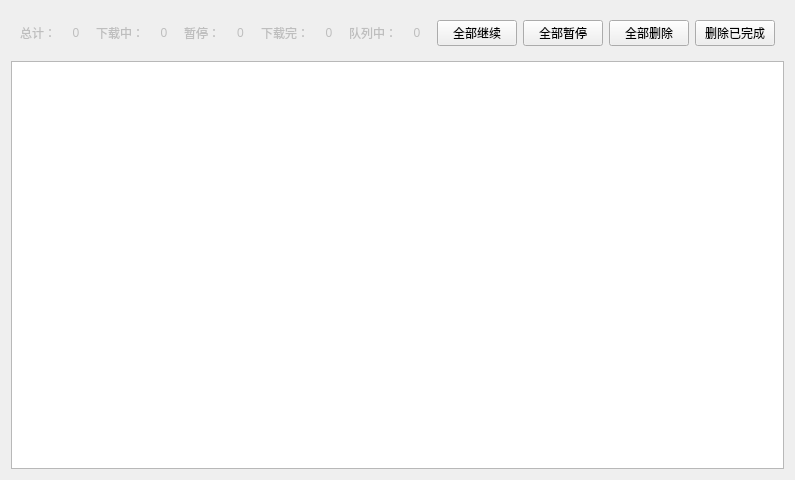
<?xml version="1.0" encoding="UTF-8"?>
<ui version="4.0">
 <class>DownInfo</class>
 <widget class="QWidget" name="DownInfo">
  <property name="geometry">
   <rect>
    <x>0</x>
    <y>0</y>
    <width>795</width>
    <height>480</height>
   </rect>
  </property>
  <property name="windowTitle">
   <string>Form</string>
  </property>
  <layout class="QVBoxLayout" name="verticalLayout">
   <item>
    <widget class="QWidget" name="widget_2" native="true">
     <layout class="QHBoxLayout" name="horizontalLayout_3">
      <item>
       <widget class="QLabel" name="label">
        <property name="enabled">
         <bool>false</bool>
        </property>
        <property name="text">
         <string>总计：</string>
        </property>
        <property name="alignment">
         <set>Qt::AlignmentFlag::AlignCenter</set>
        </property>
       </widget>
      </item>
      <item>
       <widget class="QLabel" name="total_down">
        <property name="enabled">
         <bool>false</bool>
        </property>
        <property name="text">
         <string>0</string>
        </property>
        <property name="alignment">
         <set>Qt::AlignmentFlag::AlignCenter</set>
        </property>
       </widget>
      </item>
      <item>
       <widget class="QLabel" name="label_3">
        <property name="enabled">
         <bool>false</bool>
        </property>
        <property name="text">
         <string>下载中：</string>
        </property>
        <property name="alignment">
         <set>Qt::AlignmentFlag::AlignCenter</set>
        </property>
       </widget>
      </item>
      <item>
       <widget class="QLabel" name="downloading">
        <property name="enabled">
         <bool>false</bool>
        </property>
        <property name="text">
         <string>0</string>
        </property>
        <property name="alignment">
         <set>Qt::AlignmentFlag::AlignCenter</set>
        </property>
       </widget>
      </item>
      <item>
       <widget class="QLabel" name="label_5">
        <property name="enabled">
         <bool>false</bool>
        </property>
        <property name="text">
         <string>暂停：</string>
        </property>
        <property name="alignment">
         <set>Qt::AlignmentFlag::AlignCenter</set>
        </property>
       </widget>
      </item>
      <item>
       <widget class="QLabel" name="down_pasue">
        <property name="enabled">
         <bool>false</bool>
        </property>
        <property name="text">
         <string>0</string>
        </property>
        <property name="alignment">
         <set>Qt::AlignmentFlag::AlignCenter</set>
        </property>
       </widget>
      </item>
      <item>
       <widget class="QLabel" name="label_7">
        <property name="enabled">
         <bool>false</bool>
        </property>
        <property name="text">
         <string>下载完：</string>
        </property>
        <property name="alignment">
         <set>Qt::AlignmentFlag::AlignCenter</set>
        </property>
       </widget>
      </item>
      <item>
       <widget class="QLabel" name="down_finish">
        <property name="enabled">
         <bool>false</bool>
        </property>
        <property name="text">
         <string>0</string>
        </property>
        <property name="alignment">
         <set>Qt::AlignmentFlag::AlignCenter</set>
        </property>
       </widget>
      </item>
      <item>
       <widget class="QLabel" name="label_9">
        <property name="enabled">
         <bool>false</bool>
        </property>
        <property name="text">
         <string>队列中：</string>
        </property>
        <property name="alignment">
         <set>Qt::AlignmentFlag::AlignCenter</set>
        </property>
       </widget>
      </item>
      <item>
       <widget class="QLabel" name="down_queue">
        <property name="enabled">
         <bool>false</bool>
        </property>
        <property name="text">
         <string>0</string>
        </property>
        <property name="alignment">
         <set>Qt::AlignmentFlag::AlignCenter</set>
        </property>
       </widget>
      </item>
      <item>
       <widget class="QPushButton" name="all_continue">
        <property name="text">
         <string>全部继续</string>
        </property>
       </widget>
      </item>
      <item>
       <widget class="QPushButton" name="all_stop_btn">
        <property name="text">
         <string>全部暂停</string>
        </property>
       </widget>
      </item>
      <item>
       <widget class="QPushButton" name="all_del_btn">
        <property name="text">
         <string>全部删除</string>
        </property>
       </widget>
      </item>
      <item>
       <widget class="QPushButton" name="del_finish_btn">
        <property name="text">
         <string>删除已完成</string>
        </property>
       </widget>
      </item>
     </layout>
    </widget>
   </item>
   <item>
    <widget class="QListWidget" name="listWidget"/>
   </item>
  </layout>
 </widget>
 <resources/>
 <connections/>
</ui>
